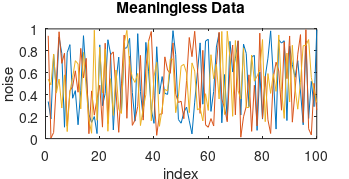
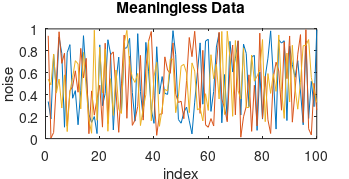

The MATLAB source for these figures, in order:
%% Demonstrates how to export your matlab figures to a file programatically
%  Really nice for LaTeX papers & dissertations.  

% The width and height of the figure that will appear in your paper.  i.e.,
% it will measure exactly 3"x2" on the page and at that size the font will 
% scale correctly: 12pt font will match 12pt font in text.
FIG_W = 3.5;     % Width of actual figure  
FIG_H = 1.8;     % Height of actual figure
FIG_UNITS = 'inches'; % units for W&H
FIG_RES = 600; % figure resolution in dpi

figure(123)

% Make a plot
plot(rand(3,100)'); xlabel('index'); ylabel('noise')
title('\bfMeaningless Data')

% set it's W and H w/o messing up the position on the screen
set(gcf,'PaperPositionMode','auto', 'units', FIG_UNITS)
FIG_SZ = get(gcf, 'position');
FIG_SZ(3:end) = [FIG_W FIG_H];
set(gcf, 'position', FIG_SZ);


% Save the figure to file
print(gcf, 'MyFigFilename', '-dpng', ['r' num2str(FIG_RES)]) % Raster
print(gcf, 'MyFigFilename', '-dsvg', ['r' num2str(FIG_RES)]) % Vector
